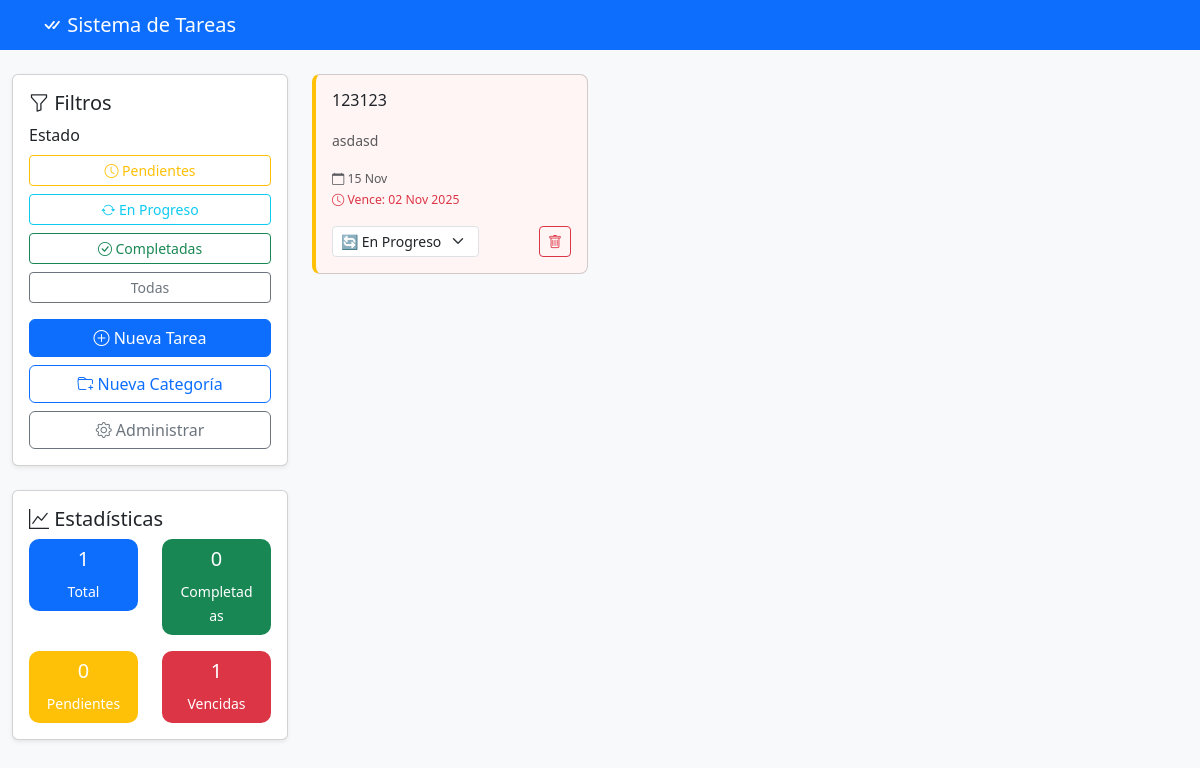
The page / on the database its author committed.
### webapp/models.py (models this page shows, shortened)
class Tarea(models.Model):
    ESTADOS = [
        ('pendiente', '📝 Pendiente'),
        ('en_progreso', '🔄 En Progreso'),
        ('completada', '✅ Completada'),
    ]
    PRIORIDADES = [
        ('baja', '🟢 Baja'),
        ('media', '🟡 Media'),
        ('alta', '🔴 Alta'),
    ]
    titulo = models.CharField(max_length=200)
    descripcion = models.TextField(blank=True)
    estado = models.CharField(max_length=20, choices=ESTADOS, default='pendiente')
    prioridad = models.CharField(max_length=20, choices=PRIORIDADES, default='media')
    categoria = models.ForeignKey(Categoria, on_delete=models.SET_NULL, null=True, blank=True)
    fecha_creacion = models.DateTimeField(auto_now_add=True)
    fecha_vencimiento = models.DateField(null=True, blank=True)
    def esta_vencida(self):
        if self.fecha_vencimiento and self.estado != 'completada':
            return self.fecha_vencimiento < timezone.now().date()
        return False
    class Meta:
        ordering = ['-fecha_creacion']

### webapp/views.py (the view)
# urls.py: path('', views.dashboard, name='dashboard'),
def dashboard(request):
    tareas = Tarea.objects.all()
    total_tareas = tareas.count()
    tareas_completadas = tareas.filter(estado='completada').count()
    tareas_pendientes = tareas.filter(estado='pendiente').count()
    tareas_vencidas = len([t for t in tareas if t.esta_vencida()])
    estado = request.GET.get('estado')
    prioridad = request.GET.get('prioridad')
    categoria = request.GET.get('categoria')
    if estado:
        tareas = tareas.filter(estado=estado)
    if prioridad:
        tareas = tareas.filter(prioridad=prioridad)
    if categoria:
        tareas = tareas.filter(categoria_id=categoria)
    categorias = Categoria.objects.all()
    context = {
        'tareas': tareas,
        'form_tarea': TareaForm(),
        'form_categoria': CategoriaForm(),
        'categorias': categorias,
        'estadisticas': {
            'total': total_tareas,
            'completadas': tareas_completadas,
            'pendientes': tareas_pendientes,
            'vencidas': tareas_vencidas,
        }
    }
    return render(request, 'webapp/dashboard.html', context)

### webapp/forms.py
class TareaForm(forms.ModelForm):
    class Meta:
        model = Tarea
        fields = ['titulo', 'descripcion', 'prioridad', 'categoria', 'fecha_vencimiento']
        widgets = {
            'titulo': forms.TextInput(attrs={
                'class': 'form-control',
                'placeholder': '¿Qué necesitas hacer?'
            }),
            'descripcion': forms.Textarea(attrs={
                'class': 'form-control',
                'placeholder': 'Describe tu tarea...',
                'rows': 3
            }),
            'prioridad': forms.Select(attrs={'class': 'form-select'}),
            'categoria': forms.Select(attrs={'class': 'form-select'}),
            'fecha_vencimiento': forms.DateInput(attrs={
                'class': 'form-control',
                'type': 'date'
            })
        }

class CategoriaForm(forms.ModelForm):
    class Meta:
        model = Categoria
        fields = ['nombre', 'color']
        widgets = {
            'nombre': forms.TextInput(attrs={
                'class': 'form-control',
                'placeholder': 'Nombre de la categoría'
            }),
            'color': forms.TextInput(attrs={
                'class': 'form-control',
                'type': 'color'
            })
        }

### webapp/templates/webapp/dashboard.html (shortened to what this page needs)
<!DOCTYPE html>
<html lang="es">
<head>
    <link href="https://cdn.jsdelivr.net/npm/bootstrap@5.3.0/dist/css/bootstrap.min.css" rel="stylesheet">
    <link rel="stylesheet" href="https://cdn.jsdelivr.net/npm/bootstrap-icons@1.11.0/font/bootstrap-icons.css">
</head>
<body class="bg-light">
    <nav class="navbar navbar-dark bg-primary">
        <div class="container">
            <span class="navbar-brand mb-0 h1">
                <i class="bi bi-check-all"></i> Sistema de Tareas
            </span>
        </div>
    </nav>
    <div class="container-fluid py-4">
        <div class="row">
            <div class="col-lg-3 mb-4">
                <div class="card shadow-sm">
                    <div class="card-body">
                        <h5 class="card-title"><i class="bi bi-funnel"></i> Filtros</h5>
                        <div class="mb-3">
                            <label class="form-label">Estado</label>
                            <div class="d-grid gap-2">
                                <a href="?estado=pendiente" class="btn btn-outline-warning btn-sm">
                                    <i class="bi bi-clock"></i> Pendientes
                                </a>
                                <a href="?estado=en_progreso" class="btn btn-outline-info btn-sm">
                                    <i class="bi bi-arrow-repeat"></i> En Progreso
                                </a>
                                <a href="?estado=completada" class="btn btn-outline-success btn-sm">
                                    <i class="bi bi-check-circle"></i> Completadas
                                </a>
                                <a href="?" class="btn btn-outline-secondary btn-sm">Todas</a>
                            </div>
                        </div>
                        <div class="d-grid gap-2">
                            <button class="btn btn-primary" data-bs-toggle="modal" data-bs-target="#modalTarea">
                                <i class="bi bi-plus-circle"></i> Nueva Tarea
                            </button>
                            <button class="btn btn-outline-primary" data-bs-toggle="modal" data-bs-target="#modalCategoria">
                                <i class="bi bi-folder-plus"></i> Nueva Categoría
                            </button>
                            <a href="/admin/" class="btn btn-outline-secondary">
                                <i class="bi bi-gear"></i> Administrar
                            </a>
                        </div>
                    </div>
                </div>
                <div class="card shadow-sm mt-4">
                    <div class="card-body">
                        <h5 class="card-title"><i class="bi bi-graph-up"></i> Estadísticas</h5>
                        <div class="row text-center">
                            <div class="col-6 mb-3">
                                <div class="card card-stat bg-primary text-white">
                                    <div class="card-body py-2">
                                        <h5>{{ estadisticas.total }}</h5>
                                        <small>Total</small>
                                    </div>
                                </div>
                            </div>
                            <div class="col-6 mb-3">
                                <div class="card card-stat bg-success text-white">
                                    <div class="card-body py-2">
                                        <h5>{{ estadisticas.completadas }}</h5>
                                        <small>Completadas</small>
                                    </div>
                                </div>
                            </div>
                            <div class="col-6">
                                <div class="card card-stat bg-warning text-white">
                                    <div class="card-body py-2">
                                        <h5>{{ estadisticas.pendientes }}</h5>
                                        <small>Pendientes</small>
                                    </div>
                                </div>
                            </div>
                            <div class="col-6">
                                <div class="card card-stat bg-danger text-white">
                                    <div class="card-body py-2">
                                        <h5>{{ estadisticas.vencidas }}</h5>
                                        <small>Vencidas</small>
                                    </div>
                                </div>
                            </div>
                        </div>
                    </div>
                </div>
            </div>
            <div class="col-lg-9">
                <div class="row">
                    {% for tarea in tareas %}
                    <div class="col-md-6 col-lg-4 mb-3">
                        <div class="card tarea-card h-100 {% if tarea.esta_vencida %}vencida{% endif %} prioridad-{{ tarea.prioridad }} {% if tarea.estado == 'completada' %}completada{% endif %}">
                            <div class="card-body">
                                <div class="d-flex justify-content-between align-items-start mb-2">
                                    <h6 class="card-title mb-0">{{ tarea.titulo }}</h6>
                                </div>
                                {% if tarea.descripcion %}
                                <p class="card-text small text-muted">{{ tarea.descripcion|truncatewords:10 }}</p>
                                {% endif %}
                                <div class="small">
                                    <div class="mt-2">
                                        <small class="text-muted">
                                            <i class="bi bi-calendar"></i> {{ tarea.fecha_creacion|date:"d M" }}
                                        </small>
                                        {% if tarea.fecha_vencimiento %}
                                        <br>
                                        <small class="{% if tarea.esta_vencida %}text-danger{% else %}text-muted{% endif %}">
                                            <i class="bi bi-clock"></i> Vence: {{ tarea.fecha_vencimiento|date:"d M Y" }}
                                        </small>
                                        {% endif %}
                                    </div>
                                </div>
                                <div class="d-flex justify-content-between align-items-center mt-3">
                                    <form method="post" action="{% url 'cambiar_estado' tarea.id %}" class="d-inline">
                                        <select name="estado" onchange="this.form.submit()" class="form-select form-select-sm">
                                            {% for estado_val, estado_label in tarea.ESTADOS %}
                                            <option value="{{ estado_val }}" {% if tarea.estado == estado_val %}selected{% endif %}>
                                                {{ estado_label }}
                                            </option>
                                            {% endfor %}
                                        </select>
                                    </form>
                                    <form method="post" action="{% url 'eliminar_tarea' tarea.id %}" class="d-inline">
                                        <button type="submit" class="btn btn-sm btn-outline-danger"
                                                onclick="return confirm('¿Eliminar esta tarea?')">
                                            <i class="bi bi-trash"></i>
                                        </button>
                                    </form>
                                </div>
                            </div>
                        </div>
                    </div>
                    {% endfor %}
                </div>
            </div>
        </div>
    </div>
</body>
</html>

### webapp/templates/webapp/dashboard.html (style rules this page uses)
.card-stat { border: none; border-radius: 10px; transition: transform 0.2s; }
.tarea-card { border-left: 4px solid; transition: all 0.3s; border-radius: 8px; }
.prioridad-media { border-left-color: #ffc107; }
.vencida { background-color: #fff5f5; }

### rows shown on the page
Tarea: titulo "123123", descripcion "asdasd", fecha_creacion "15 Nov", fecha_vencimiento "02 Nov 2025", estado "🔄 En Progreso"

### other values the page prints
{{ estadisticas.total }} "1"
{{ estadisticas.completadas }} "0"
{{ estadisticas.pendientes }} "0"
{{ estadisticas.vencidas }} "1"
